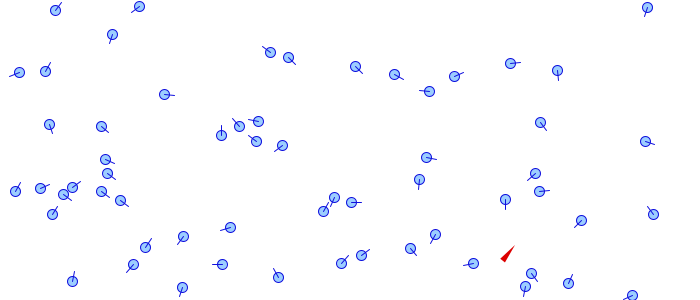
Frame 1 (no input)
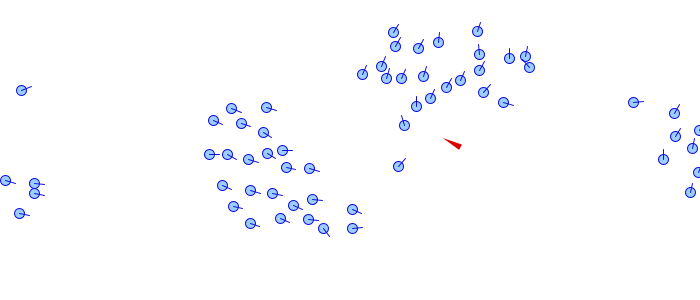
Frame 60 (the mouse pressed at the canvas centre just before this capture)
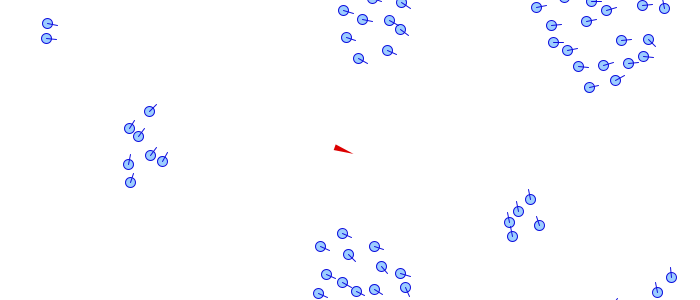
Frame 120 (the mouse held since frame 60 and released just before this capture)

The Processing sketch that drew these frames (run headless with seeded random() and noise(); from frame 60 on, the mouse is pressed at the canvas centre):

// Processing sketch: boids
// ── boids.pde
/* Boids - v1.1.0 - 2014/01/02 */
   
// Global variables
ArrayList agents;
float rad = 60.0; // Mouse radius

// Setup the Processing Canvas
void setup() {
  size(700, 300);
  frameRate(40);
  
  initAgents(60, 1);
}

// Main draw loop
void draw() {
  background(255);
  update();
  render();
}

void initAgents(int numOfAgent, int numOfPrey) {
  agents = new ArrayList();
  // Add boids
  for (int i = 0; i < numOfAgent; i++) {
    Agent boid = new Agent(random(width), random(height), 1);
    agents.add(boid);
  }
  // Add predator
  for (int i = 0; i < numOfPrey; i++) {
    Agent predator = new Agent(random(width), random(height), 2);
    agents.add(predator);
  }
}

void update() {
  // Update agent state
  for (int i = 0; i < agents.size(); i++) {
    Agent boid = (Agent) agents.get(i);
    boid.acc.set(0, 0, 0); // Reset accelertion to 0 each cycle
    steer(boid); // Update steering with approprate behavior
    boid.vel.add(boid.acc); // Update velocity
    switch (boid.action) {
      case 1: boid.vel.limit(boid.maxpursue); break; // Limit pursue speed
      case 2: boid.vel.limit(boid.maxevade); break; // Limit evade speed
      default: boid.vel.limit(boid.maxspeed); break; // Limit speed      
    }
    boid.pos.add(boid.vel); // Move agent
    bounding(boid); // Wrap around the screen or else...
    updateweight(boid); // Updates weights
  }
}

void steer(Agent boid) {
  PVector mouse = new PVector(mouseX, mouseY);
  PVector wan = new PVector();
  PVector flo = new PVector();
  PVector avo = new PVector();
  PVector pur = new PVector();
  PVector eva = new PVector();
  PVector arr = new PVector();
  
  // Predator behavior
  if (boid.type == 2) {
    if (boid.hunt > 0) boid.hunt -= random(0.5);
    if (boid.hunt < 0) boid.hunt = 10*ceil(random(6, 15));
    if (boid.hunt < 20 && boid.action == 0) {
      boid.action = 2;
       do {
        int pick = int(random(agents.size() - 1));
        boid.prey = (Agent) agents.get(pick);
      }
      while (boid.prey.type != 1);  
    }        
    if (boid.hunt > 20 && boid.action == 2) boid.action = 0;
  }
  
  // Calculate steering forces
  switch (boid.action) {
    // Evading
    case 1: {
      eva = evade(boid);
      avo = avoid(boid, mouse);  
      break; 
    }
    // Pursuing
    case 2: {
      pur = pursue(boid, boid.prey);
      avo = avoid(boid, mouse);  
      break;
    }
    // Wandering
    default: {
      if (boid.type == 1) {
        wan = wander(boid);
        avo = avoid(boid, mouse);
        flo = flocking(boid);
        eva = evade(boid);
        break;
      }
      if (boid.type == 2) {
        wan = wander(boid);
        if (mouse.x > 5 && mouse.x < width - 5 && mouse.y > 5 && mouse.y < height - 5) {
          arr = arrival(boid, mouse);
        }
        break;
      }
    }      
  }

  wan.mult(boid.KWander); // Weight
  avo.mult(boid.KAvoid); // Weight
  flo.mult(boid.KFlock); // Weight
  
  boid.acc.add(wan);
  boid.acc.add(avo);
  boid.acc.add(flo);
  boid.acc.add(pur);
  boid.acc.add(eva);
  boid.acc.add(arr);
  boid.acc.limit(boid.maxforce); // Limit to maximum steering force
}

PVector seek(Agent boid, PVector target) {
  PVector steer; // The steering vector
  PVector desired = PVector.sub(target, boid.pos); // A vector pointing from current location to the target
  float distance = mag2(desired); // Distance from the target is the magnitude of the vector
  // If the distance is greater than 0, calc steering (otherwise return zero vector)
  if (distance > 0) {
    desired.normalize(); // Normalize desired

    desired.mult(boid.maxforce);

    steer = PVector.sub(desired, boid.vel); // Steering = Desired minus Velocity
  }
  else {
    steer = new PVector(0, 0);
  }
  return steer;
}

PVector wander(Agent boid) {
  float NRadius = 0.3; // Wander: radius of wander noise circle
  float WRadius = 40.0; // Wander: radius of wandering circle
  boid.wdelta += random(-NRadius, NRadius); // Determine noise ratio
  // Calculate the new location to steer towards on the wander circle
  PVector center = boid.vel.get(); // Get center of wander circle
  center.mult(60.0); // Multiply by distance
  center.add(boid.pos); // Make it relative to boid's location
  // Apply offset to get new target    
  PVector offset = new PVector(WRadius*cos(boid.wdelta), WRadius*sin(boid.wdelta));
  PVector target = PVector.add(center, offset); // Determine new target
  // Steer toward new target    
  PVector steer = seek(boid, target); // Steer towards it 
  return steer;
}

PVector avoid(Agent boid, PVector obstacle) {
  PVector steer = new PVector();
  
  // Distance between object and avoidance sphere
  float distance = dist2(obstacle, boid.pos);
  // If distance is less than the sum of the two radius, there is collision
  float bound = rad + boid.BRadius;
  if (distance < bound*bound) {
    boid.KAvoid = 10.0;
    boid.KWander = 0.1;
    float collision = (rad*2 + boid.mass)*0.5;
    if (distance < collision*collision) {
      steer = PVector.sub(boid.pos, obstacle);
      steer.mult(boid.maxforce*0.1);
      return steer;
    }
    else {
      float direction = dist2(obstacle, PVector.add(boid.pos, boid.vel));
      // If is heading toward obstacle
      if (direction < distance) {
        // If steering in the verticle direction
        if (abs(boid.vel.x) <= abs(boid.vel.y)) {   
          steer = new PVector((boid.pos.x - obstacle.x), boid.vel.y);
          steer.mult(boid.maxforce*((bound*bound)/distance)*0.001);       
        }
        // If steering in the horizontal direction
        else {
          steer = new PVector(boid.vel.x, (boid.pos.y - obstacle.y));
          steer.mult(boid.maxforce*((bound*bound)/distance)*0.001);  
        }
      }
    }
  }
  return steer;
}

PVector flocking(Agent boid) {
  // Get steering forces
  PVector steer = new PVector();
  PVector coh = new PVector(); // Perceived center
  PVector sep = new PVector(); // Displacement
  PVector ali = new PVector(); // Perceived velocity
  int count = 0;
  // Agents try to fly towards the centre of mass of neighbouring agents
  // Agents try to keep a small distance away from other objects (including other agents)
  // Agents try to match velocity with near agents
  for (int i = 0; i < agents.size(); i++) {
    Agent neighbor = (Agent) agents.get(i);
    float distance = dist2(boid.pos, neighbor.pos);
    // Go through each agents
    if (boid != neighbor && distance < boid.Rn*boid.Rn) {
      coh.add(neighbor.pos); // Cohesion
      ali.add(neighbor.vel); // Alignment
      count++;
    }
    // Separation
    if (boid != neighbor && distance < boid.SDistance) {
      PVector diff = PVector.sub(neighbor.pos, boid.pos); // (agent.position - bJ.position)
      diff.normalize();
      distance = (float) Math.sqrt(distance);
      diff.div(distance); // Weighed by distance
      sep.sub(diff); // c = c - (agent.position - bJ.position)
    }
  }
  if (count > 0) {
    // Cohesion - Step towards the center of mass
    coh.div((float)count); // cJ = pc / (N-1)
    coh.sub(boid.pos); // (pcJ - bJ.position)
    coh.mult(boid.CStep); // (pcJ - bJ.position) / 100
  // Alignment - Find average velocity
    ali.div((float)count); // pvJ = pvJ / N-1
    ali.sub(boid.vel); // (pvJ - bJ.velocity)
    ali.mult(boid.AVelocity); // (pvJ - bJ.velocity) / 8
  }
  // Apply weights
  coh.mult(boid.KCohesion);
  sep.mult(boid.KSeparate);
  ali.mult(boid.KAlignment);
  // Accumulate forces
  steer.add(coh);
  steer.add(sep);
  steer.add(ali);
  // Add speed
  steer.mult(boid.maxspeed);
  return steer;
}

PVector pursue(Agent boid, Agent target) {
  PVector steer = new PVector();
  steer = PVector.sub(target.pos, boid.pos);
  steer.mult(boid.maxpursue);    
  return steer;
}

PVector evade(Agent boid) {
  PVector steer = new PVector();
  for (int i = 0; i < agents.size(); i++) {
    Agent predator = (Agent) agents.get(i);
    if (predator.type == 2) {
      float distance = dist2(boid.pos, predator.pos);
      if (distance < boid.ERadius*boid.ERadius) {
        boid.action = 1;
        steer = flee(boid, predator.pos);
        steer.mult(boid.maxevade);
        return steer;
      }
    }
  }
  boid.action = 0;
  return steer;
}

PVector flee(Agent boid, PVector target) {
  PVector steer; // The steering vector
  PVector desired = PVector.sub(target, boid.pos); // A vector pointing from current location to the target
  float distance = mag2(desired); // Distance from the target is the magnitude of the vector
  // If the distance is greater than 0, calc steering (otherwise return zero vector)
  if (distance > 0 && distance < boid.ARadius*100) {
    desired.normalize(); // Normalize desired
    desired.mult(boid.maxforce);
    steer = PVector.sub(boid.vel, desired); // Steering = Desired minus Velocity
  }
  else {
    steer = new PVector(0, 0);
  }
  return steer;
}

PVector arrival(Agent boid, PVector target) {
  PVector steer; // The steering vector
  PVector desired = PVector.sub(target, boid.pos); // A vector pointing from current location to the target
  float distance = mag2(desired); // Distance from the target is the magnitude of the vector
  // If the distance is greater than 0, calc steering (otherwise return zero vector)
  if (distance > 0) {
    desired.normalize(); // Normalize desired

    if (distance < boid.ARadius) desired.mult(boid.maxspeed*(distance/boid.ARadius)); // This damping is somewhat arbitrary
    else desired.mult(boid.maxforce);

    steer = PVector.sub(desired, boid.vel); // Steering = Desired minus Velocity
  }
  else {
    steer = new PVector();
  }
  return steer;
}

void bounding(Agent boid) {
  if (boid.pos.x < -boid.mass) boid.pos.x = width + boid.mass;
  if (boid.pos.y < -boid.mass) boid.pos.y = height + boid.mass;
  if (boid.pos.x > width + boid.mass) boid.pos.x = -boid.mass;
  if (boid.pos.y > height + boid.mass) boid.pos.y = -boid.mass;
}

void updateweight(Agent boid) {
  boid.KWander = 1.0;
  boid.KAvoid = 5.0;
  boid.KFlock = 1.0;
  boid.KCohesion = 1.0;
  boid.KSeparate = 2.0;
  boid.KAlignment = 1.0;
}
  
void render() {
  // Render agents
  for (int i = 0; i < agents.size(); i++) {
    Agent boid = (Agent) agents.get(i);    
    if (boid.type == 1) {
      fill(156, 206, 255);
      stroke(16, 16, 222);
      ellipse(boid.pos.x, boid.pos.y, boid.mass, boid.mass);
      PVector dir = boid.vel.get();
      dir.normalize();
      line(boid.pos.x, boid.pos.y, boid.pos.x + dir.x*10, boid.pos.y + dir.y*10);
    }
    else if (boid.type == 2) {
      // Draw a triangle rotated in the direction of velocity        
      float theta = heading2D(boid.vel) + radians(90);
      pushMatrix();
      translate(boid.pos.x, boid.pos.y);
      rotate(theta);
      fill(220, 0, 0);
      noStroke();
      beginShape(TRIANGLES);
      vertex(0, -boid.mass);
      vertex(-3, boid.mass);
      vertex(3, boid.mass);
      endShape();
      popMatrix();
    }
   }
}

float heading2D(PVector v) { return -1*((float) Math.atan2(-v.y, v.x)); }
float mag2(PVector v) { return (v.x*v.x + v.y*v.y + v.z*v.z); }
float dist2(PVector v1, PVector v2) { return ((v1.x - v2.x)*(v1.x - v2.x) + (v1.y - v2.y)*(v1.y - v2.y) + (v1.z - v2.z)*(v1.z - v2.z)); }

class Agent {
  float mass = 10.0;
  PVector pos; // Position
  PVector vel; // Velocity
  PVector acc; // Acceleration
  int type; // Agent type
  float wdelta; // Wander delta
  int action; // Current action
  float hunt;
  Agent prey; // Predator's target

  float maxspeed; // Maximum speed
  float maxforce; // Maximum steering force
  float maxpursue; // Maximum steering force
  float maxevade; // Maximum steering force
  
  float Rn; // R neighborhood
  float ARadius; // Arrival: max distance at which the agent may begin to slow down
  float ERadius; // Evade: radius of evade range
  float BRadius; // Avoid: radius of agent bounding sphere
  float CStep; // Cohesion: move it #% of the way towards the center
  float SDistance; // Separation: small separation distance
  float AVelocity; // Alignment: add a small portion to the velocity
  
  float KWander;
  float KAvoid;
  float KFlock;
  float KCohesion;
  float KSeparate;
  float KAlignment;

  Agent(float px, float py, int t) {
    mass = 10.0;
    pos = new PVector(px, py);
    vel = new PVector(random(-5, 5), random(-5, 5));
    acc = new PVector();
    type = t;
    wdelta = 0.0;
    action = 0;
    hunt = 10*ceil(random(5, 10));
    
    maxspeed = 5.0;
    maxforce = 3.0;
    maxpursue = 20.0;
    maxevade = 10.0;
    
    Rn = 80.0;
    ARadius = 100.0;
    ERadius = 50.0;
    BRadius = 20.0;
    CStep = 1.0/100.0;
    SDistance = 6000.0;
    AVelocity = 1.0/8.0;
    
    KWander = 1.0;
    KAvoid = 5.0;
    KFlock = 1.0;
    KCohesion = 1.0;
    KSeparate = 2.0;
    KAlignment = 1.0;    
  }
}
